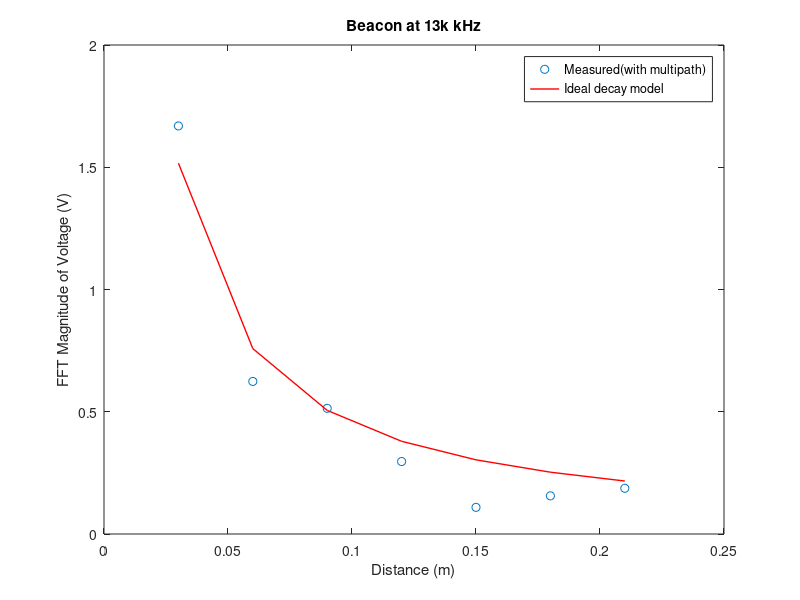

The MATLAB script that drew this image:
% code for plotting tank beacon data
clear

% Speed of sound in water
c = 1500;  % m/s

%Voltage FFT Magnitude Measurements
%voltage1 = ['Insert measured voltages here'];
voltage2 = [1.669 0.624 0.514 0.2964 0.109 0.156 0.187];

% Distance vector (3 cm spacing)
r = 0.03 : 0.03 : 0.21;   % 3cm to 18cm (6 measurements)

% Ideal 1/r voltage decay with distance for each beacon


A2 = 0.0455;     % amplitude constant (change this to fit our data)
ideal2 = A2 ./ r;        % theoretical model


 

figure(2)
%plot voltage vs distance for beacon 2
plot (r,voltage2, 'o', 'Markersize', 6)
hold on
plot(r, ideal2, 'r', 'LineWidth', 1)
xlabel('Distance (m)')
ylabel('FFT Magnitude of Voltage (V)')
title(['Beacon at 13k kHz'])
legend('Measured(with multipath)', 'Ideal decay model')
 
